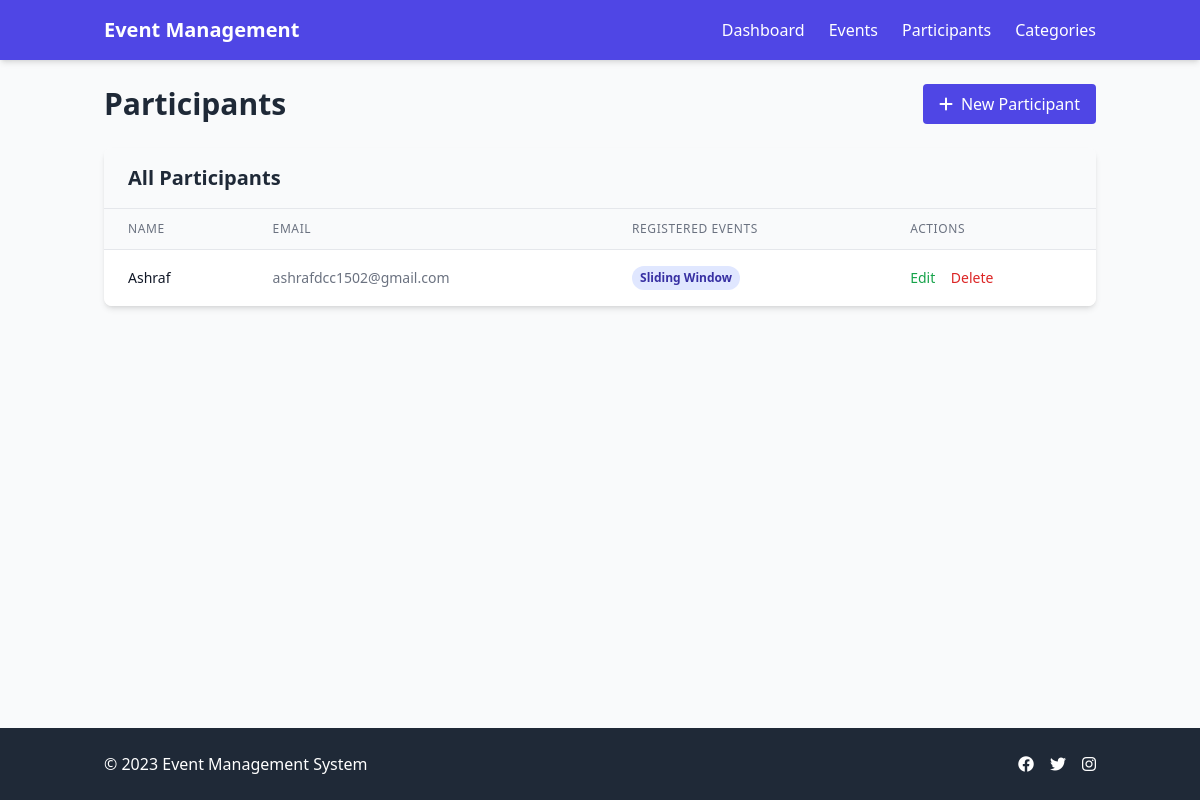
Page /participants/ on the committed database.
### events/models.py (models this page shows, shortened)
class Participant(models.Model):
    name = models.CharField(max_length=100)
    email = models.EmailField()
    events = models.ManyToManyField(Event, related_name='participants')
    created_at = models.DateTimeField(auto_now_add=True)

class Event(models.Model):
    name = models.CharField(max_length=200)
    description = models.TextField()
    date = models.DateField()
    time = models.TimeField()
    location = models.CharField(max_length=200)
    category = models.ForeignKey(Category, on_delete=models.CASCADE, related_name='events')
    created_at = models.DateTimeField(auto_now_add=True)
    updated_at = models.DateTimeField(auto_now=True)

### events/views.py (the view)
# urls.py: path('participants/', views.participant_list, name='participant_list'),
def participant_list(request):
    participants = Participant.objects.all().prefetch_related('events')
    context = {
        'participants': participants,
    }
    return render(request, 'participant_list.html', context)

### events/templates/participant_list.html (shortened to what this page needs)
{% extends 'base.html' %}
{% block content %}
<div class="space-y-6">
    <div class="flex justify-between items-center">
        <h1 class="text-2xl md:text-3xl font-bold text-gray-800">Participants</h1>
        <a href="{% url 'participant_create' %}" class="bg-indigo-600 hover:bg-indigo-700 text-white font-medium py-2 px-4 rounded transition">
            <i class="fas fa-plus mr-2"></i>New Participant
        </a>
    </div>
    <div class="bg-white rounded-lg shadow-md overflow-hidden">
        <div class="bg-gray-50 px-6 py-4 border-b">
            <h2 class="text-xl font-semibold text-gray-800">All Participants</h2>
        </div>
        {% if participants %}
        <div class="overflow-x-auto">
            <table class="min-w-full divide-y divide-gray-200">
                <thead class="bg-gray-50">
                    <tr>
                        <th class="px-6 py-3 text-left text-xs font-medium text-gray-500 uppercase tracking-wider">Name</th>
                        <th class="px-6 py-3 text-left text-xs font-medium text-gray-500 uppercase tracking-wider">Email</th>
                        <th class="px-6 py-3 text-left text-xs font-medium text-gray-500 uppercase tracking-wider">Registered Events</th>
                        <th class="px-6 py-3 text-left text-xs font-medium text-gray-500 uppercase tracking-wider">Actions</th>
                    </tr>
                </thead>
                <tbody class="bg-white divide-y divide-gray-200">
                    {% for participant in participants %}
                    <tr class="hover:bg-gray-50">
                        <td class="px-6 py-4 whitespace-nowrap">
                            <div class="text-sm font-medium text-gray-900">{{ participant.name }}</div>
                        </td>
                        <td class="px-6 py-4 whitespace-nowrap">
                            <div class="text-sm text-gray-500">{{ participant.email }}</div>
                        </td>
                        <td class="px-6 py-4">
                            <div class="flex flex-wrap gap-1">
                                {% for event in participant.events.all %}
                                <span class="px-2 py-1 inline-flex text-xs leading-4 font-semibold rounded-full bg-indigo-100 text-indigo-800">
                                    {{ event.name }}
                                </span>
                                {% empty %}
                                <span class="text-sm text-gray-500">No events</span>
                                {% endfor %}
                            </div>
                        </td>
                        <td class="px-6 py-4 whitespace-nowrap text-sm font-medium">
                            <a href="{% url 'participant_update' participant.id %}" class="text-green-600 hover:text-green-900 mr-3">Edit</a>
                            <a href="{% url 'participant_delete' participant.id %}" class="text-red-600 hover:text-red-900">Delete</a>
                        </td>
                    </tr>
                    {% endfor %}
                </tbody>
            </table>
        </div>
        {% else %}
        <div class="p-6 text-center text-gray-500">
            <p>No participants found. <a href="{% url 'participant_create' %}" class="text-indigo-600 hover:underline">Create a new participant</a>.</p>
        </div>
        {% endif %}
    </div>
</div>
{% endblock %}

### rows in the picture
Participant: name "Ashraf", email "ashrafdcc1502@gmail.com"
Event: name "Sliding Window"
